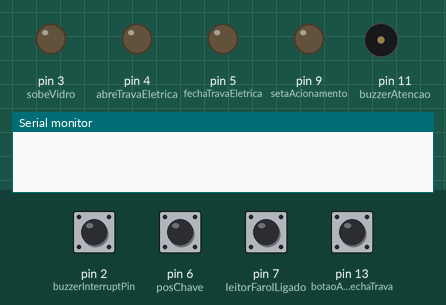
Recording of a program running on a simulated Arduino Pro Mini, built with avr-gcc and run on an emulated ATmega328P. Shown: output pins drawn as LEDs (lit = HIGH), buzzer (waves = sounding, pin HIGH), the last lines printed to the serial monitor. Dashed ring = blinking. Inputs (shaded band) come from the test bench; at power-on: pin 2 (buzzerInterruptPin), pin 6 (posChave), pin 7 (leitorFarolLigado), pin 13 (botaoAbreFechaTrava) HIGH.

Above: at 1.2 s.
1.3 s: pin 2 (buzzerInterruptPin) pulled LOW for 0.15 s
At 3.4 s:
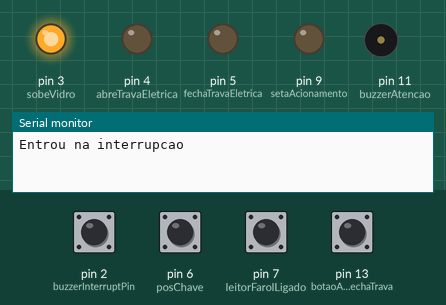
4.4 s: pin 7 (leitorFarolLigado) pulled LOW for 1 s
7.4 s: pin 13 (botaoAbreFechaTrava) pulled LOW for 0.15 s
At 7.77 s:
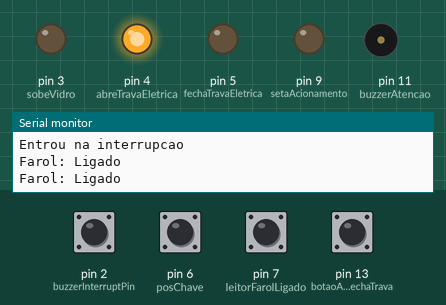
9.3 s: pin 2 (buzzerInterruptPin) pulled LOW for 1 s
At 10.8 s:
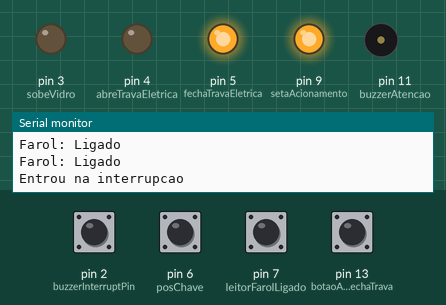
13.3 s: pin 2 (buzzerInterruptPin) pulsed LOW 2 times (0.12 s each, 0.3 s apart)
At 14.3 s:
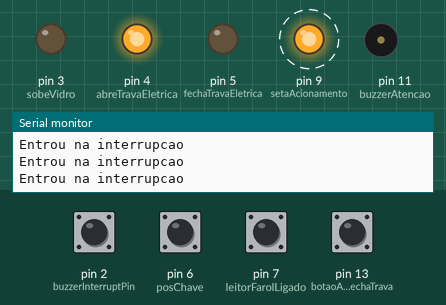
Timing chart, 0 to 16.7 s (numbered marks = the images above; inputs shaded):
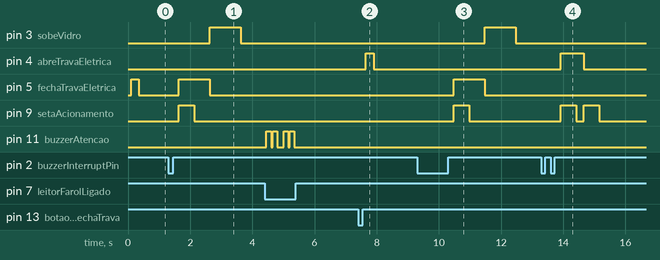

The program:

main.cpp
```cpp
/*
  Resumo: Firmware para comando o módulo que adiociona funções extras a qualquer alarme
          utilizando o sinal da buzzer do alarme como base.
  Board: Arduino Pro Mini Atmega328p 16MHz 5V
  Criador: Adrian Lemos


*/

/*-------------------------------------------------------------+
|                          BIBLIOTECAS                         |
+-------------------------------------------------------------*/
#include <Arduino.h>

/*-------------------------------------------------------------+
|                          CONSTANTES                          |
+-------------------------------------------------------------*/
const byte buzzerInterruptPin = 2;    //Config entrada da Buzzer
const byte setaAcionamento = 9;       //Config Acionamento da Seta
const byte sobeVidro = 3;             //Config do Pino que Aciona a Subida do Vidro
const byte fechaTravaEletrica = 5;    //Config do Pino que Fecha a Trava Elétrica
const byte abreTravaEletrica = 4;     //Config do Pino que Abre a Trava Elétrica
const byte botaoAbreFechaTrava = 13;  //Config do Botão que Abre ou Fecha a Trava Elterica
const byte buzzerAtencao = 11;        //Config do Buzzer que diz se o farol esta ligado
const byte posChave = 6;              //Config da dectação do 12V pós chave
const byte leitorFarolLigado = 7;     //Config do Pino que detecta se o Farol está ligado ou não

const byte LIGADO = 1;                // Constante utilizada para Ligado em nivel logico 1
const byte DESLIGADO = 0;             // Constante utilizada para Desligado em nivel logico 0
const byte LIGADOn = 0;               // Constante utilizada para Ligado em nivel logico 0
const byte DESLIGADOn = 1;            // Constante utilizada para desligado em nivel logico 0


/*-------------------------------------------------------------+
|                       VARIAVEIS GLOBAIS                      |
+-------------------------------------------------------------*/
int valorIterrupcao = 0;
int valorUnicoDeExucucao = 0;

/* Variaveis Globais referente ao Botão*/
int buttonState;             // Estado atual do pino de entrada
int lastButtonState = LOW;   // Ultimo estado do the previous reading from the input pin
int buttonValue = 0; //

/* A variavel usada é um unsigned longs porque a medida do tempo em milisegundos
é um numero grande demais para ser guardado em apenas um int */
unsigned long lastDebounceTime = 0;  // o Ultimo tempo de quando o botão foi prescionado


/*-------------------------------------------------------------+
|                     PROTÓTIPO DAS FUNÇÕES                    |
+-------------------------------------------------------------*/
void interrupcaoBuzzer();
void tomaDecisaoInterrupcao(int valorLocalInterrupcao);
void sobeVidroEletrico(void);
void piscaSaida(int piscaPino, int piscaDelay1, int piscaDelay2);
void checaBotao(int pinoDoBotao, unsigned long debounceDelay);


/*-------------------------------------------------------------+
|                     LOOP DE CONFIGURAÇÃO                     |
+-------------------------------------------------------------*/
void setup(){
  // Configuração da Velocidade da Porta Serial
  Serial.begin(115200);

  //Configuração dos Pinos de IO's
  pinMode(buzzerInterruptPin, INPUT_PULLUP);
  pinMode(setaAcionamento,OUTPUT);
  pinMode(sobeVidro,OUTPUT);
  pinMode(fechaTravaEletrica,OUTPUT);
  pinMode(abreTravaEletrica,OUTPUT);
  pinMode(botaoAbreFechaTrava,INPUT_PULLUP);
  pinMode(buzzerAtencao,OUTPUT);
  pinMode(leitorFarolLigado, INPUT_PULLUP);
  pinMode(posChave, INPUT_PULLUP);

  //Configuração da Interrupção
  attachInterrupt(digitalPinToInterrupt(buzzerInterruptPin), interrupcaoBuzzer, FALLING);

  digitalWrite(buzzerAtencao, LOW);

  digitalWrite(abreTravaEletrica, LOW);
  digitalWrite(fechaTravaEletrica, LOW);
  digitalWrite(sobeVidro, LOW);

}


/*-------------------------------------------------------------+
|                 LOOP PRINCIPAL DO PROGRAMA                   |
+-------------------------------------------------------------*/
void loop() {

  /* Executa funções se o PÓS Chave esta ligado*/
  if (digitalRead(posChave)== LIGADOn ){

    checaBotao(botaoAbreFechaTrava, 50);

  }

  /* Executa funções se o Pós Chave esta Desligado */
  if (digitalRead(posChave)== DESLIGADOn){

    /* VErifica se o Farol está ligado e aciona a Buzzer Interna*/
    if (digitalRead(leitorFarolLigado)==LIGADOn){
      Serial.println("Farol: Ligado");
      piscaSaida(buzzerAtencao, 150, 50);
      piscaSaida(buzzerAtencao, 150, 150);
    }

    /* Encrementa +1 se Detecta que o Pino da Buzzer do Alarme esta desligado*/
    if (digitalRead(buzzerInterruptPin) == DESLIGADOn){
      valorUnicoDeExucucao++;
      delay(1);
    }

    /* Verifica se o valor lido peça Buzzer do Alarme é maior que zero e se já passou pelo loop
    *  mais de 4 vezes */
    if (valorIterrupcao != 0 && valorUnicoDeExucucao >= 4 ){
    tomaDecisaoInterrupcao(valorIterrupcao);
    }

    /* Ajuda a Limpar o valor da variavel para que não estoure a pilha de memória.*/
    if (valorUnicoDeExucucao >= 1000){
      valorUnicoDeExucucao = 0;
    }

    checaBotao(botaoAbreFechaTrava, 50);
    delay(50); // Tempo de espera para executar novamente o Loop
  }

}//FIM DO LOOP

/*-------------------------------------------------------------+
|                            FUNÇÕES                           |
+-------------------------------------------------------------*/

/*-----------------------------------------------------------------------------------+
|  Função que toma decisão após ser detectado a interrupção                          |
|                                                                                    |
|  Resumo: O que esta função faz é utilizar de um debounce por software para que não |
|          aja erro no momento de decisão. É sempre feito o incremento de mais um na |
|          variavel state para q o programa possa tomar suas decisões.               |
+-----------------------------------------------------------------------------------*/
void interrupcaoBuzzer(){

  Serial.println("Entrou na interrupcao");

  static unsigned long last_interrupt_time = 0; // Cria a variavel e atribui o valor 0 a ela
  unsigned long interrupt_time = millis(); // Cria a variavel e atribui o tempo da função millis

  // Se a interrupção for detectada com menos de 300ms ele ignora
  if (interrupt_time - last_interrupt_time > 30 && digitalRead(buzzerInterruptPin) == LOW){

    valorIterrupcao++; //Soma +1 na Variavel
    valorUnicoDeExucucao = 0; //Zera o valor da variavel que ajuda na tomada de decisão
  }

  // seta o valor da variavel interrupt_time na variavel last_interrupt_time
  last_interrupt_time = interrupt_time;

}

/*-----------------------------------------------------------------------------------+
|  Toma decisão com base no valor lido na Interrupção
|  Resumo: Caso 1 - Aciona a Seta uma vez, Trava as portas e sobe o Vidro
|          Caso 2 - Aciona a Seta duas vezes, Destrava as portas
+-----------------------------------------------------------------------------------*/
void tomaDecisaoInterrupcao(int valorLocalInterrupcao){

  switch (valorLocalInterrupcao)
  {
    case 1:
      valorIterrupcao = 0; //Zera o valor da interrupção

      digitalWrite(fechaTravaEletrica, LIGADO);
      piscaSaida(setaAcionamento, 500, 500);
      digitalWrite(fechaTravaEletrica, DESLIGADO);

      piscaSaida(sobeVidro, 1000, 10);
      buttonValue = 1;

      //Serial.println("Passou dentro da execução 1");
      break;

    case 2:
      valorIterrupcao = 0; //Zera o valor da interrupção

      digitalWrite(abreTravaEletrica, LIGADO);
      piscaSaida(setaAcionamento, 500, 250);
      digitalWrite(abreTravaEletrica, DESLIGADO);
      piscaSaida(setaAcionamento, 500, 250);

      buttonValue = 0;
      //Serial.println("Passou dentro da execução 2");
      break;

    case 3 :
      valorIterrupcao = 0;//Zera o valor da interrupção
      break;

    default:
      break;
  }

}


/*-----------------------------------------------------------------------------------+
| Função que permite Ligar e desligar qualquer pino somente passando os Parametros
| piscaPino = Pino de saida do Arduino
| piscaDelay1 = Valor de Delay do Pino Ligado
| piscaDelay2 = Valor de Delay do Pino Desligado
+-----------------------------------------------------------------------------------*/
void piscaSaida(int piscaPino, int piscaDelay1, int piscaDelay2){

  digitalWrite(piscaPino, LIGADO);
  delay(piscaDelay1);
  digitalWrite(piscaPino, DESLIGADO);
  delay(piscaDelay2);

}


/*-----------------------------------------------------------------------------------+
| Função que checa alteração no estado do botão e abre ou fecha a trava elétrica
| pinoDoBotão = Pino de leitura do Botão
| deboounceDelay = Tempo de espera contra ruidos
+-----------------------------------------------------------------------------------*/
void checaBotao(int pinoDoBotao, unsigned long debounceDelay){

    // read the state of the switch into a local variable:
  int reading = digitalRead(pinoDoBotao);

  if (reading != lastButtonState) {
    // reset the debouncing timer
    lastDebounceTime = millis();
  }

  if ((millis() - lastDebounceTime) > debounceDelay){

    if (reading != buttonState) {
      buttonState = reading;

      // only toggle the LED if the new button state is HIGH
      if (buttonState == HIGH){
        buttonValue = !buttonValue;

        switch (buttonValue){
          case 0:
            piscaSaida(abreTravaEletrica, 250, 50);
            break;

          case 1:
            piscaSaida(fechaTravaEletrica, 250, 50);
            break;

          default:
          break;
        }
      }
    }
  }

  // save the reading. Next time through the loop, it'll be the lastButtonState:
  lastButtonState = reading;
}
```

Measured:
- after the input at 1.3 s, pin 3 (sobeVidro): LOW → HIGH after 1.3 s, → LOW 1.0 s later; pin 5 (fechaTravaEletrica): LOW → HIGH after 0.33 s, → LOW 1.0 s later; pin 9 (setaAcionamento): LOW → HIGH after 0.33 s, → LOW 0.50 s later
- after the input at 7.4 s, pin 4 (abreTravaEletrica): LOW → HIGH after 0.25 s, → LOW 0.25 s later
- after the input at 9.3 s, pin 3 (sobeVidro): LOW → HIGH after 2.2 s, → LOW 1.0 s later; pin 5 (fechaTravaEletrica): LOW → HIGH after 1.2 s, → LOW 1.0 s later; pin 9 (setaAcionamento): LOW → HIGH after 1.2 s, → LOW 0.50 s later
- after the input at 13.3 s, pin 4 (abreTravaEletrica): LOW → HIGH after 0.61 s, → LOW 0.75 s later; pin 9 (setaAcionamento): alternates HIGH for 0.50 s and LOW for 0.25 s, 4 changes in all, then stays LOW, starting after 0.61 s
